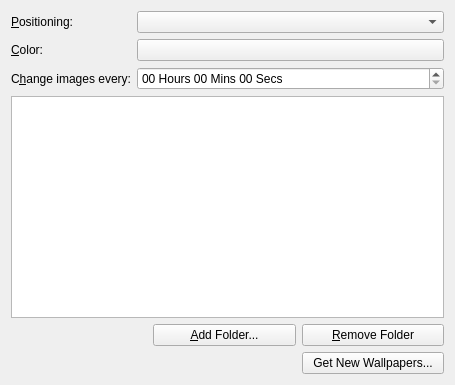
<?xml version="1.0" encoding="UTF-8"?>
<ui version="4.0">
 <class>SlideshowConfig</class>
 <widget class="QWidget" name="SlideshowConfig">
  <property name="geometry">
   <rect>
    <x>0</x>
    <y>0</y>
    <width>455</width>
    <height>385</height>
   </rect>
  </property>
  <layout class="QFormLayout" name="formLayout">
   <item row="0" column="0">
    <widget class="QLabel" name="label_4">
     <property name="text">
      <string>&amp;Positioning:</string>
     </property>
     <property name="alignment">
      <set>Qt::AlignRight|Qt::AlignTrailing|Qt::AlignVCenter</set>
     </property>
     <property name="buddy">
      <cstring>m_resizeMethod</cstring>
     </property>
    </widget>
   </item>
   <item row="0" column="1">
    <widget class="QComboBox" name="m_resizeMethod">
     <property name="sizePolicy">
      <sizepolicy hsizetype="Preferred" vsizetype="Fixed">
       <horstretch>0</horstretch>
       <verstretch>0</verstretch>
      </sizepolicy>
     </property>
    </widget>
   </item>
   <item row="1" column="0">
    <widget class="QLabel" name="label_5">
     <property name="text">
      <string>&amp;Color:</string>
     </property>
     <property name="alignment">
      <set>Qt::AlignRight|Qt::AlignTrailing|Qt::AlignVCenter</set>
     </property>
     <property name="buddy">
      <cstring>m_color</cstring>
     </property>
    </widget>
   </item>
   <item row="1" column="1">
    <widget class="KColorButton" name="m_color">
     <property name="color">
      <color>
       <red>70</red>
       <green>90</green>
       <blue>130</blue>
      </color>
     </property>
     <property name="defaultColor">
      <color>
       <red>70</red>
       <green>90</green>
       <blue>130</blue>
      </color>
     </property>
    </widget>
   </item>
   <item row="2" column="0">
    <widget class="QLabel" name="label_2">
     <property name="sizePolicy">
      <sizepolicy hsizetype="Minimum" vsizetype="Preferred">
       <horstretch>0</horstretch>
       <verstretch>0</verstretch>
      </sizepolicy>
     </property>
     <property name="text">
      <string>C&amp;hange images every:</string>
     </property>
     <property name="alignment">
      <set>Qt::AlignRight|Qt::AlignTrailing|Qt::AlignVCenter</set>
     </property>
     <property name="buddy">
      <cstring>m_slideshowDelay</cstring>
     </property>
    </widget>
   </item>
   <item row="2" column="1">
    <widget class="QTimeEdit" name="m_slideshowDelay">
     <property name="dateTime">
      <datetime>
       <hour>0</hour>
       <minute>0</minute>
       <second>0</second>
       <year>2000</year>
       <month>1</month>
       <day>1</day>
      </datetime>
     </property>
     <property name="currentSection">
      <enum>QDateTimeEdit::HourSection</enum>
     </property>
     <property name="displayFormat">
      <string comment="(qtdt-format) Please do not change the quotes (') and translate only the content of the quotes.">hh 'Hours' mm 'Mins' ss 'Secs'</string>
     </property>
     <property name="time">
      <time>
       <hour>0</hour>
       <minute>0</minute>
       <second>0</second>
      </time>
     </property>
    </widget>
   </item>
   <item row="3" column="0" colspan="2">
    <widget class="KListWidget" name="m_dirlist"/>
   </item>
   <item row="4" column="0" colspan="2">
    <layout class="QGridLayout" name="gridLayout">
     <item row="0" column="0">
      <spacer name="horizontalSpacer">
       <property name="orientation">
        <enum>Qt::Horizontal</enum>
       </property>
       <property name="sizeHint" stdset="0">
        <size>
         <width>40</width>
         <height>20</height>
        </size>
       </property>
      </spacer>
     </item>
     <item row="0" column="1">
      <widget class="KPushButton" name="m_addDir">
       <property name="sizePolicy">
        <sizepolicy hsizetype="Expanding" vsizetype="Fixed">
         <horstretch>0</horstretch>
         <verstretch>0</verstretch>
        </sizepolicy>
       </property>
       <property name="text">
        <string>&amp;Add Folder...</string>
       </property>
      </widget>
     </item>
     <item row="0" column="2">
      <widget class="KPushButton" name="m_removeDir">
       <property name="sizePolicy">
        <sizepolicy hsizetype="Expanding" vsizetype="Fixed">
         <horstretch>0</horstretch>
         <verstretch>0</verstretch>
        </sizepolicy>
       </property>
       <property name="text">
        <string>&amp;Remove Folder</string>
       </property>
      </widget>
     </item>
     <item row="1" column="2">
      <widget class="QPushButton" name="m_newStuff">
       <property name="toolTip">
        <string>Download new wallpapers</string>
       </property>
       <property name="text">
        <string>Get New Wallpapers...</string>
       </property>
      </widget>
     </item>
    </layout>
   </item>
  </layout>
 </widget>
 <customwidgets>
  <customwidget>
   <class>KListWidget</class>
   <extends>QListWidget</extends>
   <header>klistwidget.h</header>
  </customwidget>
  <customwidget>
   <class>KPushButton</class>
   <extends>QPushButton</extends>
   <header>kpushbutton.h</header>
  </customwidget>
  <customwidget>
   <class>KColorButton</class>
   <extends>QPushButton</extends>
   <header>kcolorbutton.h</header>
  </customwidget>
 </customwidgets>
 <resources/>
 <connections/>
</ui>
